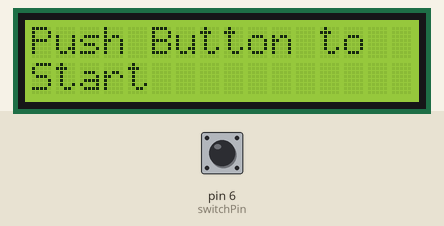
This sketch was run on a simulated Arduino Uno, built with avr-gcc and run on an emulated ATmega328P. Parts: 16×2 character LCD. Inputs (shaded band) come from the test bench; at power-on: pin 6 (switchPin) LOW.

Above: at 1.2 s.
1.3 s: pin 6 (switchPin) pulled HIGH for 0.15 s
At 3.4 s:
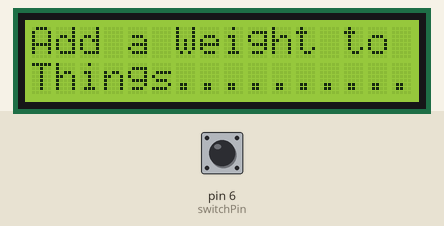
3.5 s: pin 6 (switchPin) pulled HIGH for 1 s
6.0 s: pin 6 (switchPin) pulled HIGH for 3.2 s
At 15.98 s:
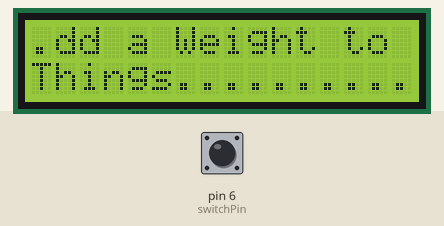
Timing chart, 0 to 17.5 s (numbered marks = the images above; inputs shaded):
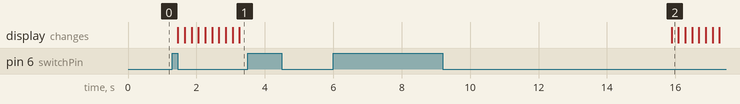

Measured:
- after the input at 1.3 s, the display: first changes after 0.16 s (image 1 shows a later state)
- after the input at 3.5 s, every drawn part: stays the same

The sketch:

lcd_tests.ino
```cpp
/*
  Arduino Starter Kit example
 Project 11  - Crystal Ball

 This sketch is written to accompany Project 11 in the
 Arduino Starter Kit

 Parts required:
 220 ohm resistor
 10 kilohm resistor
 10 kilohm potentiometer
 16x2 LCD screen
 tilt switch


 Created 13 September 2012
 by Scott Fitzgerald

 http://arduino.cc/starterKit

 This example code is part of the public domain
 */

// include the library code:
#include <LiquidCrystal.h>

// initialize the library with the numbers of the interface pins
LiquidCrystal lcd(12, 11, 5, 4, 3, 2);

// set up a constant for the tilt switchPin
const int switchPin = 6;

// variable to hold the value of the switchPin
int switchState = 0;

// variable to hold previous value of the switchpin
int prevSwitchState = 0;

// a variable to choose which reply from the crystal ball
int reply;
String message;

void setup() {
  // set up the number of columns and rows on the LCD
  lcd.begin(16, 2);

  // set up the switch pin as an input
  pinMode(switchPin, INPUT);

  // Print a message to the LCD.
  lcd.print("Push Button to");
  lcd.setCursor(0, 1);
  lcd.print("Start");
  // set the cursor to column 0, line 1
  // line 1 is the second row, since counting begins with 0
//  lcd.setCursor(0, 1);
//  // print to the second line
//  lcd.print("Crystal Ball!");
}

void loop() {
  // check the status of the switch
  switchState = digitalRead(switchPin);

  // compare the switchState to its previous state
  if (switchState != prevSwitchState) {
    // if the state has changed from HIGH to LOW
    // you know that the ball has been tilted from
    // one direction to the other
    if (switchState == LOW) {
      // randomly chose a reply
//      reply = random(8);
//      // clean up the screen before printing a new reply
      lcd.clear();
      lcd.setCursor(0, 0);
      lcd.print("Add a Weight to the scale");


      while(0 == 0){
        lcd.setCursor(0, 1);
        lcd.print("Things");

        for(int i = 1; i <= 16; i++){
          for(i; i > 0; i--){
            message += ".";
          }
          lcd.print(message);
          message = "";
          delay(200);
          switchState = digitalRead(switchPin);
          if(switchState == HIGH){
            break;
          }
        }
      }


      // set the cursor to column 0, line 0
//      lcd.setCursor(0, 0);
//      // print some text
//      lcd.print("the ball says:");
//      // move the cursor to the second line
//      lcd.setCursor(0, 1);

      // choose a saying to print baed on the value in reply
//      switch (reply) {
//        case 0:
//          lcd.print("Yes");
//          break;
//
//        case 1:
//          lcd.print("Most likely");
//          break;
//
//        case 2:
//          lcd.print("Certainly");
//          break;
//
//        case 3:
//          lcd.print("Outlook good");
//          break;
//
//        case 4:
//          lcd.print("Unsure");
//          break;
//
//        case 5:
//          lcd.print("Ask again");
//          break;
//
//        case 6:
//          lcd.print("Doubtful");
//          break;
//
//        case 7:
//          lcd.print("No");
//          break;
//      }
    }
  }
  // save the current switch state as the last state
  prevSwitchState = switchState;
}
```
